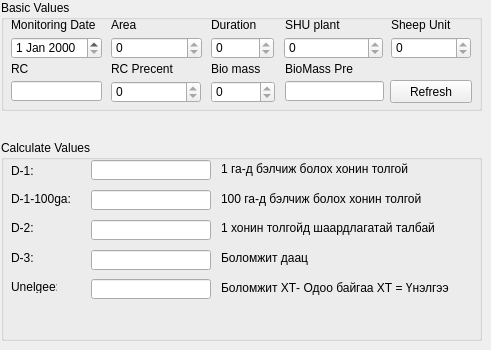
   <widget class="QWidget" name="tab_4">
    <attribute name="title">
     <string>Calculate</string>
    </attribute>
    <widget class="QGroupBox" name="groupBox">
     <property name="geometry">
      <rect>
       <x>1</x>
       <y>140</y>
       <width>481</width>
       <height>201</height>
      </rect>
     </property>
     <property name="title">
      <string>Calculate Values</string>
     </property>
     <widget class="QLabel" name="label_49">
      <property name="geometry">
       <rect>
        <x>220</x>
        <y>110</y>
        <width>241</width>
        <height>16</height>
       </rect>
      </property>
      <property name="text">
       <string>Боломжит даац</string>
      </property>
     </widget>
     <widget class="QLabel" name="label_40">
      <property name="geometry">
       <rect>
        <x>220</x>
        <y>21</y>
        <width>241</width>
        <height>16</height>
       </rect>
      </property>
      <property name="text">
       <string>1 га-д бэлчиж болох хонин толгой</string>
      </property>
     </widget>
     <widget class="QLabel" name="label_31">
      <property name="geometry">
       <rect>
        <x>10</x>
        <y>81</y>
        <width>46</width>
        <height>13</height>
       </rect>
      </property>
      <property name="text">
       <string>D-2:</string>
      </property>
     </widget>
     <widget class="QLineEdit" name="calc_d1_100ga_edit">
      <property name="geometry">
       <rect>
        <x>90</x>
        <y>50</y>
        <width>120</width>
        <height>20</height>
       </rect>
      </property>
      <property name="readOnly">
       <bool>true</bool>
      </property>
     </widget>
     <widget class="QLineEdit" name="calc_unelgee_edit">
      <property name="geometry">
       <rect>
        <x>90</x>
        <y>139</y>
        <width>120</width>
        <height>20</height>
       </rect>
      </property>
      <property name="readOnly">
       <bool>true</bool>
      </property>
     </widget>
     <widget class="QLabel" name="label_47">
      <property name="geometry">
       <rect>
        <x>220</x>
        <y>51</y>
        <width>241</width>
        <height>16</height>
       </rect>
      </property>
      <property name="text">
       <string>100 га-д бэлчиж болох хонин толгой</string>
      </property>
     </widget>
     <widget class="QLineEdit" name="calc_d1_edit">
      <property name="geometry">
       <rect>
        <x>90</x>
        <y>20</y>
        <width>120</width>
        <height>20</height>
       </rect>
      </property>
      <property name="readOnly">
       <bool>true</bool>
      </property>
     </widget>
     <widget class="QLabel" name="label_32">
      <property name="geometry">
       <rect>
        <x>10</x>
        <y>111</y>
        <width>46</width>
        <height>13</height>
       </rect>
      </property>
      <property name="text">
       <string>D-3:</string>
      </property>
     </widget>
     <widget class="QLabel" name="label_37">
      <property name="geometry">
       <rect>
        <x>10</x>
        <y>140</y>
        <width>46</width>
        <height>13</height>
       </rect>
      </property>
      <property name="text">
       <string>Unelgee:</string>
      </property>
     </widget>
     <widget class="QLineEdit" name="calc_d2_edit">
      <property name="geometry">
       <rect>
        <x>90</x>
        <y>80</y>
        <width>120</width>
        <height>20</height>
       </rect>
      </property>
      <property name="readOnly">
       <bool>true</bool>
      </property>
     </widget>
     <widget class="QLabel" name="label_51">
      <property name="geometry">
       <rect>
        <x>220</x>
        <y>140</y>
        <width>241</width>
        <height>16</height>
       </rect>
      </property>
      <property name="text">
       <string>Боломжит ХТ- Одоо байгаа ХТ = Үнэлгээ</string>
      </property>
     </widget>
     <widget class="QLabel" name="label_26">
      <property name="geometry">
       <rect>
        <x>10</x>
        <y>24</y>
        <width>46</width>
        <height>13</height>
       </rect>
      </property>
      <property name="text">
       <string>D-1:</string>
      </property>
     </widget>
     <widget class="QLabel" name="label_48">
      <property name="geometry">
       <rect>
        <x>220</x>
        <y>80</y>
        <width>241</width>
        <height>16</height>
       </rect>
      </property>
      <property name="text">
       <string>1 хонин толгойд шаардлагатай талбай</string>
      </property>
     </widget>
     <widget class="QLabel" name="label_30">
      <property name="geometry">
       <rect>
        <x>10</x>
        <y>51</y>
        <width>81</width>
        <height>16</height>
       </rect>
      </property>
      <property name="text">
       <string>D-1-100ga:</string>
      </property>
     </widget>
     <widget class="QLineEdit" name="calc_d3_edit">
      <property name="geometry">
       <rect>
        <x>90</x>
        <y>110</y>
        <width>120</width>
        <height>20</height>
       </rect>
      </property>
      <property name="readOnly">
       <bool>true</bool>
      </property>
     </widget>
    </widget>
    <widget class="QGroupBox" name="groupBox_2">
     <property name="geometry">
      <rect>
       <x>1</x>
       <y>0</y>
       <width>481</width>
       <height>111</height>
      </rect>
     </property>
     <property name="title">
      <string>Basic Values</string>
     </property>
     <widget class="QLabel" name="label_52">
      <property name="geometry">
       <rect>
        <x>10</x>
        <y>17</y>
        <width>91</width>
        <height>16</height>
       </rect>
      </property>
      <property name="text">
       <string>Monitoring Date</string>
      </property>
     </widget>
     <widget class="QDateEdit" name="calc_date_edit">
      <property name="geometry">
       <rect>
        <x>10</x>
        <y>37</y>
        <width>91</width>
        <height>22</height>
       </rect>
      </property>
     </widget>
     <widget class="QLabel" name="label_20">
      <property name="geometry">
       <rect>
        <x>110</x>
        <y>17</y>
        <width>81</width>
        <height>16</height>
       </rect>
      </property>
      <property name="text">
       <string>Area</string>
      </property>
     </widget>
     <widget class="QSpinBox" name="calc_area_sbox">
      <property name="enabled">
       <bool>true</bool>
      </property>
      <property name="geometry">
       <rect>
        <x>110</x>
        <y>37</y>
        <width>91</width>
        <height>22</height>
       </rect>
      </property>
      <property name="readOnly">
       <bool>true</bool>
      </property>
      <property name="maximum">
       <number>1000000000</number>
      </property>
     </widget>
     <widget class="QLabel" name="label_54">
      <property name="geometry">
       <rect>
        <x>210</x>
        <y>17</y>
        <width>61</width>
        <height>16</height>
       </rect>
      </property>
      <property name="text">
       <string>Duration</string>
      </property>
     </widget>
     <widget class="QSpinBox" name="calc_duration_sbox">
      <property name="enabled">
       <bool>true</bool>
      </property>
      <property name="geometry">
       <rect>
        <x>210</x>
        <y>37</y>
        <width>63</width>
        <height>22</height>
       </rect>
      </property>
      <property name="readOnly">
       <bool>true</bool>
      </property>
      <property name="maximum">
       <number>1000000000</number>
      </property>
     </widget>
     <widget class="QSpinBox" name="calc_biomass_sbox">
      <property name="enabled">
       <bool>true</bool>
      </property>
      <property name="geometry">
       <rect>
        <x>210</x>
        <y>81</y>
        <width>64</width>
        <height>22</height>
       </rect>
      </property>
      <property name="readOnly">
       <bool>true</bool>
      </property>
      <property name="maximum">
       <number>1000000000</number>
      </property>
     </widget>
     <widget class="QLabel" name="label_21">
      <property name="geometry">
       <rect>
        <x>210</x>
        <y>61</y>
        <width>65</width>
        <height>16</height>
       </rect>
      </property>
      <property name="text">
       <string>Bio mass</string>
      </property>
     </widget>
     <widget class="QLabel" name="label_23">
      <property name="geometry">
       <rect>
        <x>110</x>
        <y>61</y>
        <width>90</width>
        <height>16</height>
       </rect>
      </property>
      <property name="text">
       <string>RC Precent</string>
      </property>
     </widget>
     <widget class="QLineEdit" name="calc_rc_edit">
      <property name="enabled">
       <bool>true</bool>
      </property>
      <property name="geometry">
       <rect>
        <x>10</x>
        <y>81</y>
        <width>91</width>
        <height>20</height>
       </rect>
      </property>
     </widget>
     <widget class="QSpinBox" name="calc_rc_precent_sbox">
      <property name="enabled">
       <bool>true</bool>
      </property>
      <property name="geometry">
       <rect>
        <x>110</x>
        <y>81</y>
        <width>90</width>
        <height>22</height>
       </rect>
      </property>
      <property name="readOnly">
       <bool>true</bool>
      </property>
      <property name="maximum">
       <number>1000000000</number>
      </property>
     </widget>
     <widget class="QLabel" name="label_22">
      <property name="geometry">
       <rect>
        <x>10</x>
        <y>61</y>
        <width>61</width>
        <height>16</height>
       </rect>
      </property>
      <property name="text">
       <string>RC</string>
      </property>
     </widget>
     <widget class="QLineEdit" name="biomass_present_edit">
      <property name="enabled">
       <bool>true</bool>
      </property>
      <property name="geometry">
       <rect>
        <x>284</x>
        <y>81</y>
        <width>99</width>
        <height>20</height>
       </rect>
      </property>
     </widget>
     <widget class="QLabel" name="label_58">
      <property name="geometry">
       <rect>
        <x>284</x>
        <y>61</y>
        <width>109</width>
        <height>16</height>
       </rect>
      </property>
      <property name="text">
       <string>BioMass Pre</string>
      </property>
     </widget>
     <widget class="QLabel" name="label_24">
      <property name="geometry">
       <rect>
        <x>284</x>
        <y>17</y>
        <width>89</width>
        <height>16</height>
       </rect>
      </property>
      <property name="text">
       <string>SHU plant</string>
      </property>
     </widget>
     <widget class="QSpinBox" name="calc_sheep_unit_plant_sbox">
      <property name="enabled">
       <bool>true</bool>
      </property>
      <property name="geometry">
       <rect>
        <x>283</x>
        <y>37</y>
        <width>99</width>
        <height>22</height>
       </rect>
      </property>
      <property name="readOnly">
       <bool>true</bool>
      </property>
      <property name="maximum">
       <number>1000000000</number>
      </property>
     </widget>
     <widget class="QSpinBox" name="calc_sheep_unit_sbox">
      <property name="enabled">
       <bool>true</bool>
      </property>
      <property name="geometry">
       <rect>
        <x>390</x>
        <y>37</y>
        <width>80</width>
        <height>22</height>
       </rect>
      </property>
      <property name="readOnly">
       <bool>true</bool>
      </property>
      <property name="maximum">
       <number>1000000000</number>
      </property>
     </widget>
     <widget class="QLabel" name="label_25">
      <property name="geometry">
       <rect>
        <x>390</x>
        <y>17</y>
        <width>81</width>
        <height>16</height>
       </rect>
      </property>
      <property name="text">
       <string>Sheep Unit</string>
      </property>
     </widget>
     <widget class="QPushButton" name="calc_refresh_button">
      <property name="geometry">
       <rect>
        <x>389</x>
        <y>80</y>
        <width>82</width>
        <height>23</height>
       </rect>
      </property>
      <property name="text">
       <string>Refresh</string>
      </property>
     </widget>
    </widget>
   </widget>
